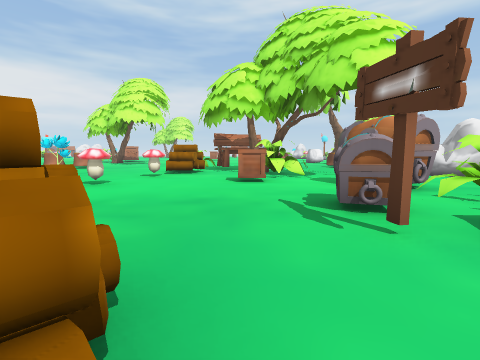
[1] (above)

24 first-person views from a walk through a 3-D level made in the Unity game engine. The camera is 1.4 m above the floor, tilts 6° down and sees 85° across. The floor is counted in squares, 2 m on a side. Each view is taken from the middle of a square. On the plan, view 1 faces up. The plan holds only what a view shows up to about 9 squares ahead; the rest is blank. The place goes on beyond the plan. The player is left out. Some surface patterns are stand-ins.

[2]
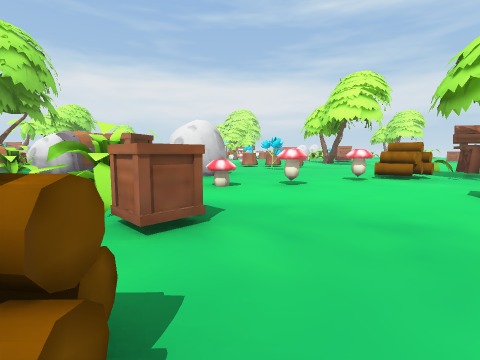

[3]
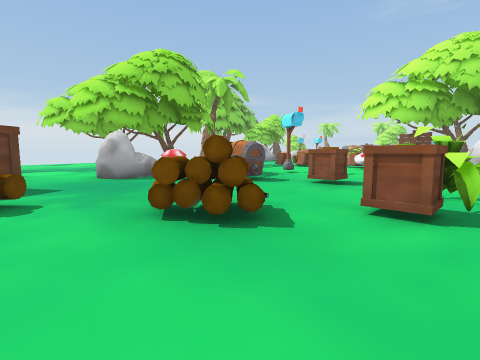

[4]
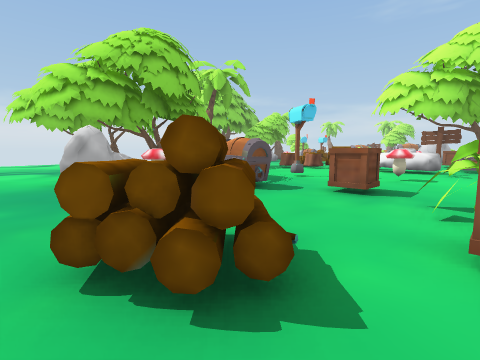

[5]
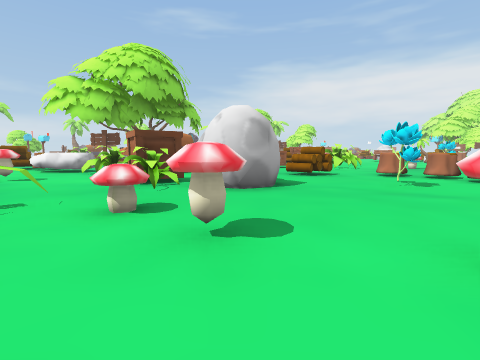

[6]
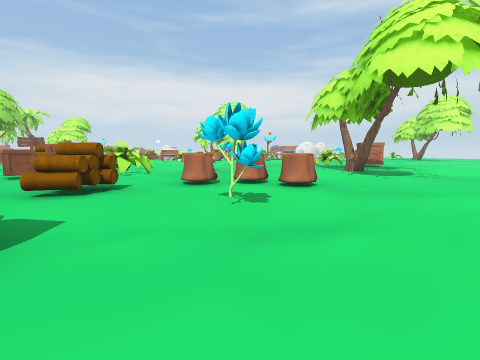

[7]
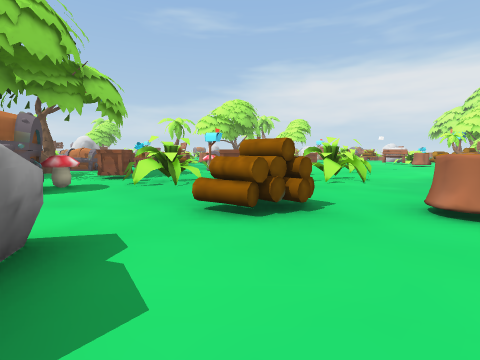

[8]
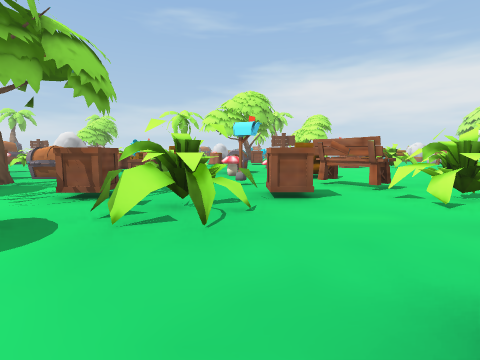

[9]
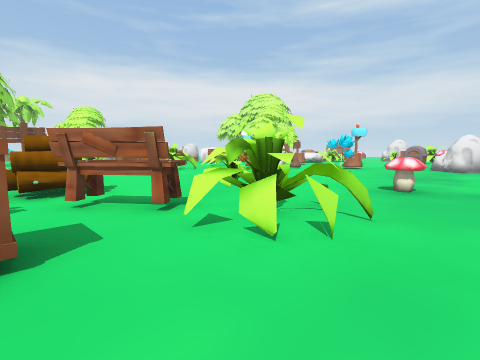

[10]
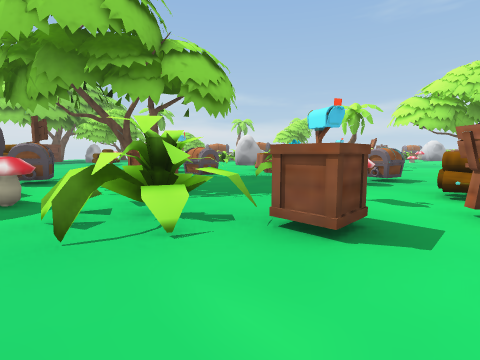

[11]
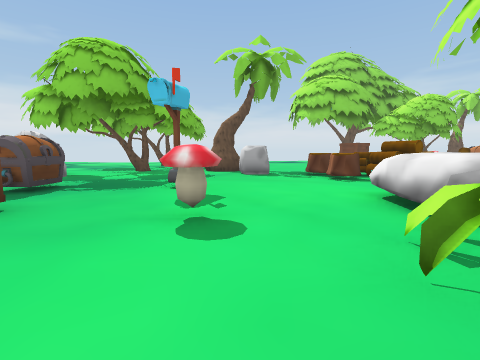

[12]
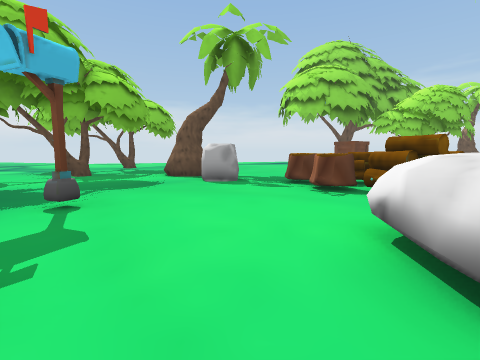

[13]
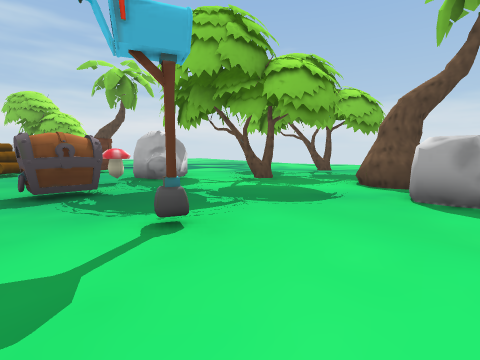

[14]
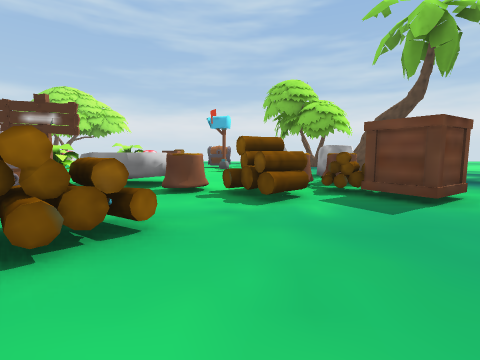

[15]
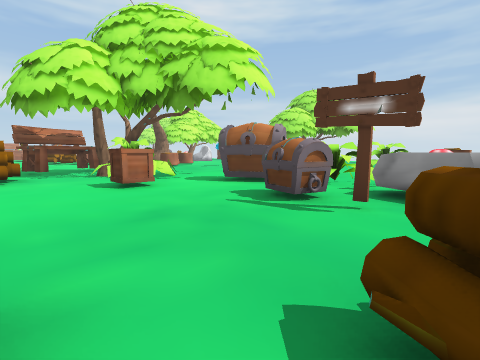

[16]
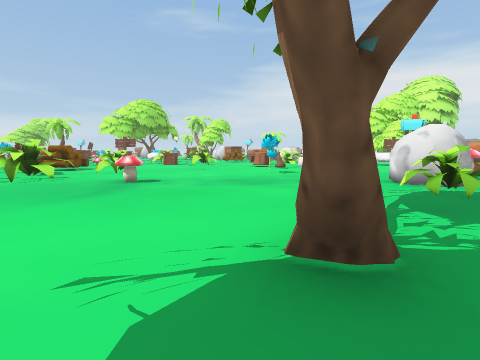

[17]
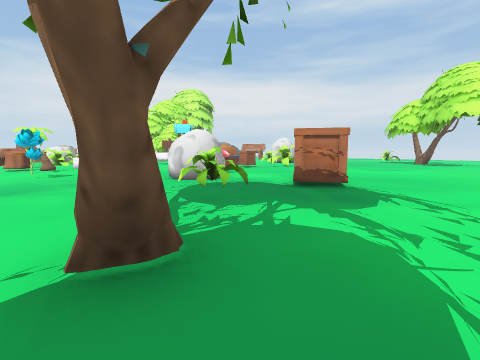

[18]
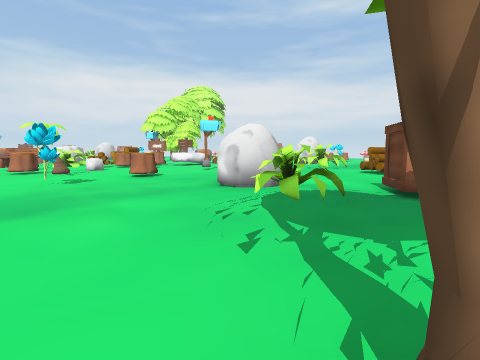

[19]
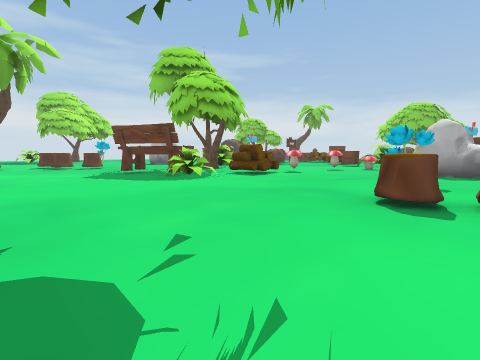

[20]
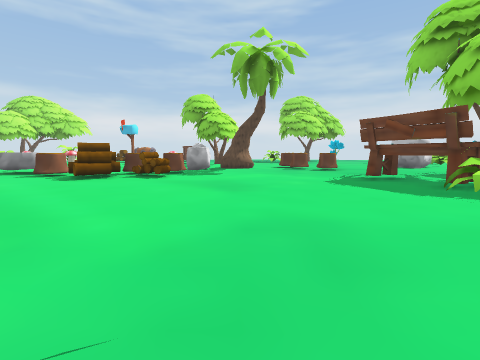

[21]
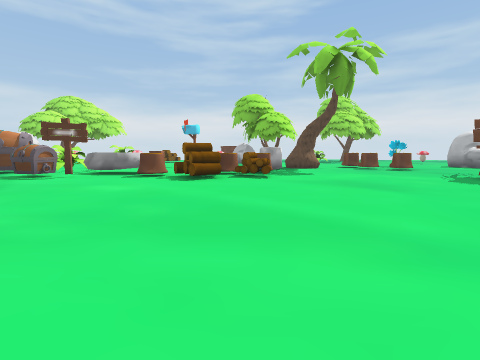

[22]
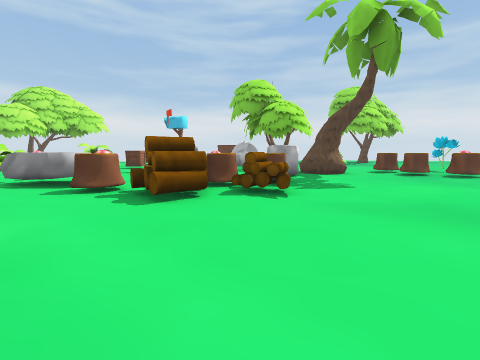

[23]
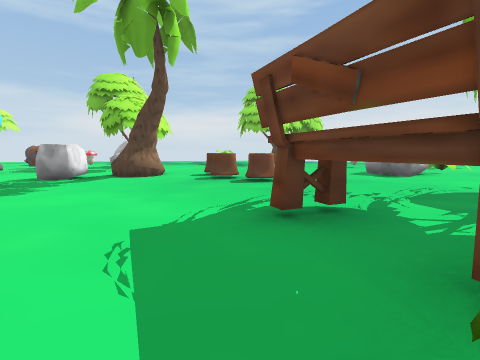

[24]
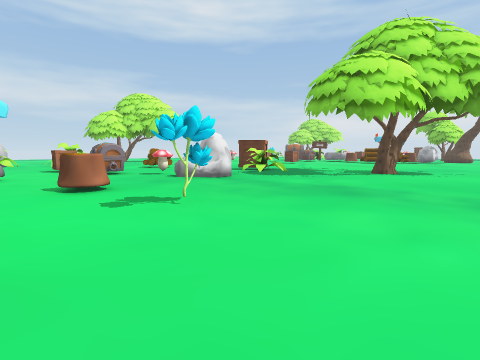

### Floor plan
Key: @ floor where view 1 was taken; # wall or solid block; x gap in a wall; . floor; = window, fence, low wall or low ledge; ^ raised ledge; M mushroom; R rock; C crate; H chest; B bench; A mailbox; T tree; F flower; O other object.
Columns run from 17 left of view 1 to 7 right of it. Each row starts with its distance up from view 1.
 24  ..  .......    ...HR.
 23 A..H........   .....R..
 22 ....M...C...  .....^R..
 21 ....RR..C... ......^.   O
 20 .#...R.#..........^##  ..
 19 ...................^#...
 18 T..................=^.R.
 17 ..F......#.............T
 16 .......................T
 15 ........................
 14 ......................=^
 13 .....M................^
 12 ..#..... ^^....#BBB...=
 11 ...=^#..^.......B.....
 10 ...Bx^.........^........
  9  #B.....#..F...^..#......
  8 ....C..^^.....M...##...RR
  7 M.A.^#....R......C#.....R
  6 ....^#...RRR..M.....H...
  5 #...C.....R..M......HH..
  4 ......MR.CC........H^^..
  3 ......RR ....^#....H#^
  2  H.# HR#.....#^C..#.R.
  1 ..   HR^........#..RR.
  0 .O    RR..M.C...^@.^..
 -1       RR..........#^.
 -2      #....A..H....^^^
 -3      ##...........C^^..
 -4      x^.......MR..C.= R
 -5      ^^........R....   TT
 -6       ..RR...T....

Positions as (right, up) in squares from view 1, and headings:
1: (0, 0), facing up
2: (0, 1), facing up-left
3: (1, 3), facing down-left
4: (0, 2), facing down-left
5: (-1, 6), facing left
6: (-4, 7), facing up-left
7: (-6, 8), facing left
8: (-9, 7), facing left
9: (-11, 8), facing up-left
10: (-11, 9), facing down-left
11: (-8, 3), facing down
12: (-9, 1), facing down
13: (-9, -1), facing down-right
14: (-3, -1), facing right
15: (-2, 1), facing up-right
16: (-6, 16), facing left
17: (-6, 16), facing up-left
18: (-8, 16), facing up-left
19: (-8, 16), facing down-right
20: (-6, 16), facing right
21: (-6, 19), facing right
22: (-3, 19), facing right
23: (-2, 13), facing right
24: (-17, 14), facing up-right
